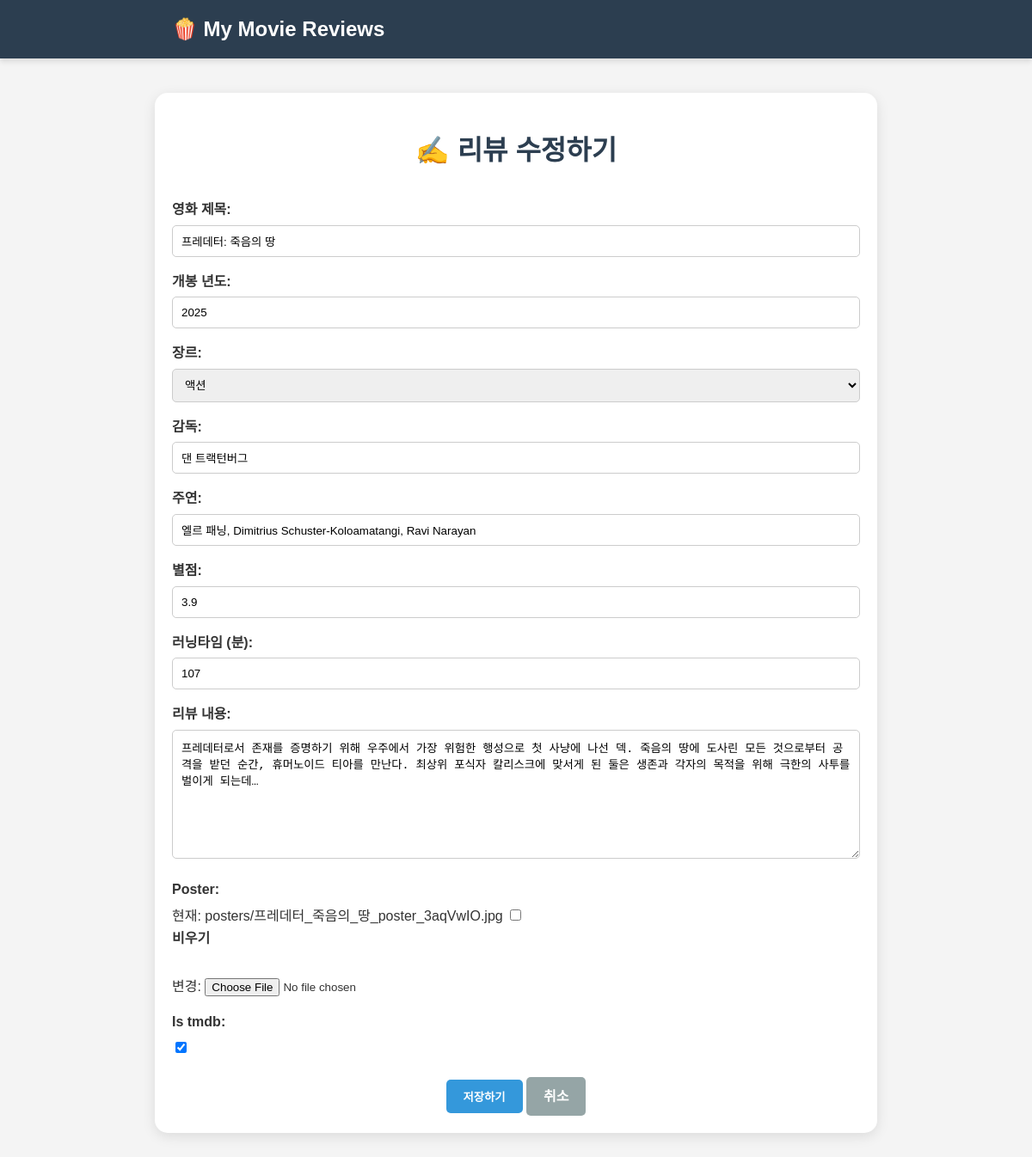
Page /1/update/ on the committed database.
### reviews/models.py (models this page shows, shortened)
class Review(models.Model):
    GENRE_CHOICES = [
        ('action', '액션'),
        ('romance', '로맨스'),
        ('comedy', '코미디'),
        ('thriller', '스릴러'),
        ('fantasy', '판타지'),
        ('drama', '드라마'),
    ]
    title = models.CharField(max_length=50)
    release_year = models.IntegerField()
    genre = models.CharField(max_length=30, choices=GENRE_CHOICES)
    director = models.CharField(max_length=30)
    actors = models.CharField(max_length=100)
    rating = models.DecimalField(max_digits=2, decimal_places=1)
    running_time = models.IntegerField()
    content = models.TextField()
    poster = models.ImageField(upload_to='posters/', null=True, blank=True)
    is_tmdb = models.BooleanField(default=False)
    created_at = models.DateTimeField(auto_now_add=True)
    updated_at = models.DateTimeField(auto_now=True)

### reviews/views.py (the view)
# urls.py: path('<int:pk>/update/', views.review_update, name='review_update'),
def review_update(request, pk):
    review = get_object_or_404(Review, pk=pk)
    if request.method == 'POST':
        form = ReviewForm(request.POST, request.FILES, instance=review)
        if form.is_valid():
            form.save()
            return redirect('reviews:review_detail', pk=review.pk)
    else:
        form = ReviewForm(instance=review)
    context = {'form': form, 'review': review}
    return render(request, 'reviews/review_form.html', context)

### reviews/forms.py
class ReviewForm(forms.ModelForm):
    class Meta:
        model = Review
        fields = '__all__'  # 모델의 모든 필드를 입력받겠다
        labels = {
            'title': '영화 제목',
            'release_year': '개봉 년도',
            'genre': '장르',
            'director': '감독',
            'actors': '주연',
            'rating': '별점',
            'running_time': '러닝타임 (분)',
            'content': '리뷰 내용',
        }

### reviews/templates/reviews/review_form.html (shortened to what this page needs)
{% load static %} <!DOCTYPE html>
<html lang="ko">
<head>
    <link rel="stylesheet" href="{% static 'css/style.css' %}">
</head>
<body>
    <header class="navbar">
        <div class="navbar-content">
            <a href="{% url 'reviews:review_list' %}" class="logo">
                🍿 My Movie Reviews
            </a>
        </div>
    </header>
    <div class="container">
        {% if review %}
            <h1>✍️ 리뷰 수정하기</h1>
        {% else %}
            <h1>✍️ 새 리뷰 작성</h1>
        {% endif %}
        <form action="" method="POST" enctype="multipart/form-data">
            {{ form.as_p }}
            <div style="margin-top: 20px; text-align: center;">
                <button type="submit" class="btn">저장하기</button>
                <a href="{% url 'reviews:review_list' %}" class="btn btn-secondary">취소</a>
            </div>
        </form>
    </div>
</body>
</html>

### static/css/style.css (style rules this page uses)
body { font-family: 'Noto Sans KR', sans-serif; background-color: #f4f4f4; color: #333; margin: 0; padding: 0; line-height: 1.6; }
a { text-decoration: none; color: inherit; }
.container { max-width: 800px; margin: 40px auto; padding: 20px; background-color: white; box-shadow: 0 4px 15px rgba(0,0,0,0.1); border-radius: 15px; }
h1 { text-align: center; color: #2c3e50; margin-bottom: 30px; }
.btn { display: inline-block; padding: 10px 20px; background-color: #3498db; color: white; border-radius: 5px; font-weight: bold; transition: 0.3s; border: none; cursor: pointer; }
.btn-secondary { background-color: #95a5a6; }
form p { margin-bottom: 15px; }
label { display: block; font-weight: bold; margin-bottom: 5px; }
input[type="text"], input[type="number"], textarea, select { width: 100%; padding: 10px; border: 1px solid #ccc; border-radius: 5px; box-sizing: border-box; }
textarea { height: 150px; resize: vertical; }
.navbar { background-color: #2c3e50; padding: 15px 0; box-shadow: 0 4px 6px rgba(0,0,0,0.1); margin-bottom: 30px; }
.navbar-content { max-width: 800px; margin: 0 auto; padding: 0 20px; display: flex; align-items: center; }
.logo { font-size: 1.5rem; font-weight: 800; color: #ffffff; text-decoration: none; display: flex; align-items: center; gap: 10px; }

### rows in the picture
Review: title "프레데터: 죽음의 땅", release_year "2025", genre "액션", director "댄 트랙턴버그", actors "엘르 패닝, Dimitrius Schuster-Koloamatangi, Ravi Narayan", rating "3.9", running_time "107", content "프레데터로서 존재를 증명하기 위해 우주에서 가장 위험한 행성으로 첫 사냥에 나선 덱. 죽음의 땅에 도사린 모든 것으로부터 공격을 받던 순간, 휴머노이드 티아를 만난다. 최상위 포식자 칼리스크에 맞서게 된 둘은 생존과 각자의 목적을 위해 극한의 사투를 벌이게 되는데…", is_tmdb "☑"
